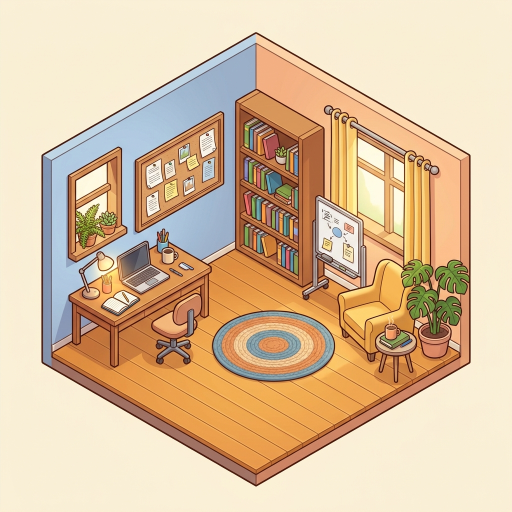
#> input picture art/inbox/cizgi/c1_ev_odasi_v1.jpg, 1024 x 1024 px (shown at 1/2 size)
$ python grid_overlay.py ../art/inbox/cizgi/c1_ev_odasi_v1.jpg 1.0 1.0 5 5 ../art/inbox/cizgi/c2_ev_karakterler_v1.jpg
#> lines starting #> are read from the running program, lines starting #| are printed output that depends on the picture
"""Oda arka planı üstüne izometrik karo ızgarası çizer (floorOrigin ve karo sayısını doğrulamak için).

Kullanım: grid_overlay.py oda.png ox oy tx ty çıktı.png [ölçek]
ox, oy: (0,0) karosunun üst köşesinin sprite içindeki konumu; karo 128x64.
"""
import sys
from PIL import Image, ImageDraw


def main():
    src, ox, oy, tx, ty, out = sys.argv[1], float(sys.argv[2]), float(sys.argv[3]), int(sys.argv[4]), int(sys.argv[5]), sys.argv[6]
    scale = int(sys.argv[7]) if len(sys.argv) > 7 else 2
    im = Image.open(src).convert("RGBA")
    im = im.resize((im.width * scale, im.height * scale), Image.NEAREST)
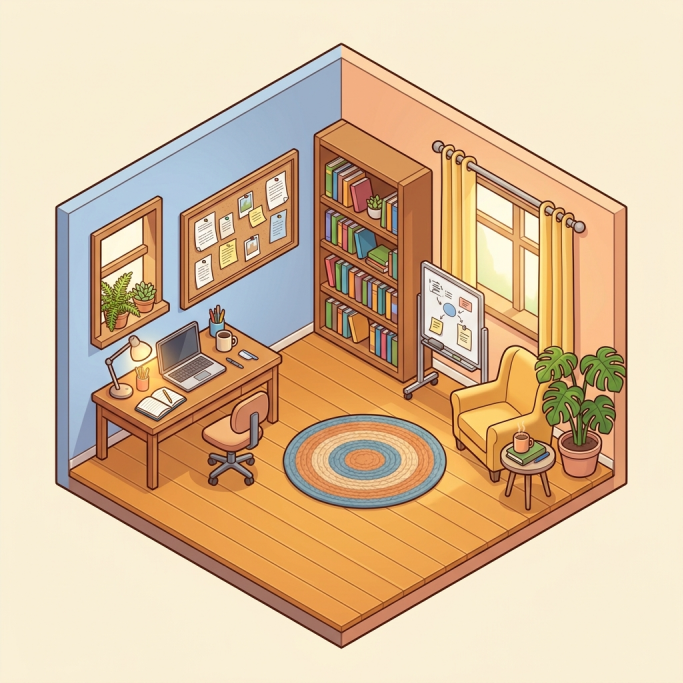
#> im: PIL image 2048x2048 RGBA (shown at 1/3 size); mean R, G, B, A 218.4, 191.2, 158.3, 255
    d = ImageDraw.Draw(im)
    P = lambda x, y: ((ox + (x - y) * 64) * scale, (oy + (x + y) * 32) * scale)
    for i in range(tx + 1):
        d.line([P(i, 0), P(i, ty)], fill=(0, 220, 255, 255), width=1)
    for j in range(ty + 1):
        d.line([P(0, j), P(tx, j)], fill=(0, 220, 255, 255), width=1)
    im.save(out)


if __name__ == "__main__":
    main()
